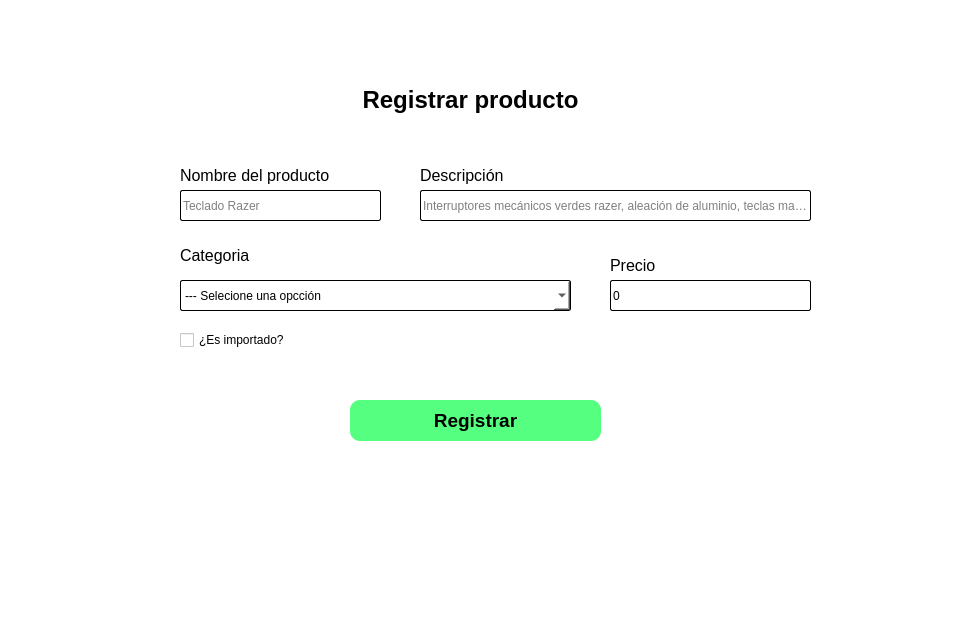
<?xml version="1.0" encoding="UTF-8"?>
<ui version="4.0">
 <class>Dialog</class>
 <widget class="QDialog" name="Dialog">
  <property name="windowModality">
   <enum>Qt::WindowModality::ApplicationModal</enum>
  </property>
  <property name="geometry">
   <rect>
    <x>0</x>
    <y>0</y>
    <width>962</width>
    <height>620</height>
   </rect>
  </property>
  <property name="windowTitle">
   <string>Registrar Producto</string>
  </property>
  <property name="windowIcon">
   <iconset>
    <normaloff>C:/Users/Adrian/Downloads/agregar-producto.png</normaloff>C:/Users/Adrian/Downloads/agregar-producto.png</iconset>
  </property>
  <property name="styleSheet">
   <string notr="true">background-color: rgb(255, 255, 255);</string>
  </property>
  <widget class="QLabel" name="label_4">
   <property name="geometry">
    <rect>
     <x>440</x>
     <y>20</y>
     <width>61</width>
     <height>61</height>
    </rect>
   </property>
   <property name="text">
    <string/>
   </property>
   <property name="pixmap">
    <pixmap>C:/Users/Adrian/Downloads/agregar-producto.png</pixmap>
   </property>
  </widget>
  <widget class="QLabel" name="label_5">
   <property name="geometry">
    <rect>
     <x>340</x>
     <y>80</y>
     <width>261</width>
     <height>41</height>
    </rect>
   </property>
   <property name="text">
    <string>&lt;!DOCTYPE HTML PUBLIC &quot;-//W3C//DTD HTML 4.0//EN&quot; &quot;http://www.w3.org/TR/REC-html40/strict.dtd&quot;&gt;
&lt;html&gt;&lt;head&gt;&lt;meta name=&quot;qrichtext&quot; content=&quot;1&quot; /&gt;&lt;meta charset=&quot;utf-8&quot; /&gt;&lt;style type=&quot;text/css&quot;&gt;
p, li { white-space: pre-wrap; }
hr { height: 1px; border-width: 0; }
li.unchecked::marker { content: &quot;\2610&quot;; }
li.checked::marker { content: &quot;\2612&quot;; }
&lt;/style&gt;&lt;/head&gt;&lt;body style=&quot; font-family:'Segoe UI'; font-size:9pt; font-weight:400; font-style:normal;&quot;&gt;
&lt;p align=&quot;center&quot; style=&quot; margin-top:0px; margin-bottom:0px; margin-left:0px; margin-right:0px; -qt-block-indent:0; text-indent:0px;&quot;&gt;&lt;span style=&quot; font-size:18pt; font-weight:700; color:#000000;&quot;&gt;Registrar producto&lt;/span&gt;&lt;/p&gt;&lt;/body&gt;&lt;/html&gt;</string>
   </property>
  </widget>
  <widget class="QLineEdit" name="txtProductoName">
   <property name="geometry">
    <rect>
     <x>180</x>
     <y>190</y>
     <width>201</width>
     <height>31</height>
    </rect>
   </property>
   <property name="font">
    <font>
     <bold>false</bold>
    </font>
   </property>
   <property name="cursor">
    <cursorShape>IBeamCursor</cursorShape>
   </property>
   <property name="toolTip">
    <string>&lt;html&gt;&lt;head/&gt;&lt;body&gt;&lt;p&gt;&lt;span style=&quot; color:#000000;&quot;&gt;Usuario&lt;/span&gt;&lt;/p&gt;&lt;/body&gt;&lt;/html&gt;</string>
   </property>
   <property name="layoutDirection">
    <enum>Qt::LayoutDirection::LeftToRight</enum>
   </property>
   <property name="styleSheet">
    <string notr="true">color: rgb(0, 0, 0);
border: none;
border: 1px solid #000000;;
border-radius: 2px;</string>
   </property>
   <property name="text">
    <string/>
   </property>
   <property name="placeholderText">
    <string>Teclado Razer</string>
   </property>
  </widget>
  <widget class="QLabel" name="label_2">
   <property name="geometry">
    <rect>
     <x>180</x>
     <y>160</y>
     <width>181</width>
     <height>31</height>
    </rect>
   </property>
   <property name="font">
    <font>
     <bold>true</bold>
    </font>
   </property>
   <property name="text">
    <string>&lt;!DOCTYPE HTML PUBLIC &quot;-//W3C//DTD HTML 4.0//EN&quot; &quot;http://www.w3.org/TR/REC-html40/strict.dtd&quot;&gt;
&lt;html&gt;&lt;head&gt;&lt;meta name=&quot;qrichtext&quot; content=&quot;1&quot; /&gt;&lt;meta charset=&quot;utf-8&quot; /&gt;&lt;style type=&quot;text/css&quot;&gt;
p, li { white-space: pre-wrap; }
hr { height: 1px; border-width: 0; }
li.unchecked::marker { content: &quot;\2610&quot;; }
li.checked::marker { content: &quot;\2612&quot;; }
&lt;/style&gt;&lt;/head&gt;&lt;body style=&quot; font-family:'Segoe UI'; font-size:9pt; font-weight:700; font-style:normal;&quot;&gt;
&lt;p style=&quot; margin-top:0px; margin-bottom:0px; margin-left:0px; margin-right:0px; -qt-block-indent:0; text-indent:0px;&quot;&gt;&lt;span style=&quot; font-size:12pt; font-weight:400; color:#000000;&quot;&gt;Nombre del producto&lt;/span&gt;&lt;/p&gt;&lt;/body&gt;&lt;/html&gt;</string>
   </property>
  </widget>
  <widget class="QLineEdit" name="txtProductDescription">
   <property name="geometry">
    <rect>
     <x>420</x>
     <y>190</y>
     <width>391</width>
     <height>31</height>
    </rect>
   </property>
   <property name="font">
    <font>
     <bold>false</bold>
    </font>
   </property>
   <property name="cursor">
    <cursorShape>IBeamCursor</cursorShape>
   </property>
   <property name="toolTip">
    <string>&lt;html&gt;&lt;head/&gt;&lt;body&gt;&lt;p&gt;&lt;span style=&quot; color:#000000;&quot;&gt;Usuario&lt;/span&gt;&lt;/p&gt;&lt;/body&gt;&lt;/html&gt;</string>
   </property>
   <property name="layoutDirection">
    <enum>Qt::LayoutDirection::LeftToRight</enum>
   </property>
   <property name="styleSheet">
    <string notr="true">color: rgb(0, 0, 0);
border: none;
border: 1px solid #000000;;
border-radius: 2px;</string>
   </property>
   <property name="text">
    <string/>
   </property>
   <property name="placeholderText">
    <string>Interruptores mecánicos verdes razer, aleación de aluminio, teclas macro.</string>
   </property>
  </widget>
  <widget class="QLabel" name="label_3">
   <property name="geometry">
    <rect>
     <x>420</x>
     <y>160</y>
     <width>181</width>
     <height>31</height>
    </rect>
   </property>
   <property name="font">
    <font>
     <bold>true</bold>
    </font>
   </property>
   <property name="text">
    <string>&lt;!DOCTYPE HTML PUBLIC &quot;-//W3C//DTD HTML 4.0//EN&quot; &quot;http://www.w3.org/TR/REC-html40/strict.dtd&quot;&gt;
&lt;html&gt;&lt;head&gt;&lt;meta name=&quot;qrichtext&quot; content=&quot;1&quot; /&gt;&lt;meta charset=&quot;utf-8&quot; /&gt;&lt;style type=&quot;text/css&quot;&gt;
p, li { white-space: pre-wrap; }
hr { height: 1px; border-width: 0; }
li.unchecked::marker { content: &quot;\2610&quot;; }
li.checked::marker { content: &quot;\2612&quot;; }
&lt;/style&gt;&lt;/head&gt;&lt;body style=&quot; font-family:'Segoe UI'; font-size:9pt; font-weight:700; font-style:normal;&quot;&gt;
&lt;p style=&quot; margin-top:0px; margin-bottom:0px; margin-left:0px; margin-right:0px; -qt-block-indent:0; text-indent:0px;&quot;&gt;&lt;span style=&quot; font-size:12pt; font-weight:400; color:#000000;&quot;&gt;Descripción&lt;/span&gt;&lt;/p&gt;&lt;/body&gt;&lt;/html&gt;</string>
   </property>
  </widget>
  <widget class="QLabel" name="label_6">
   <property name="geometry">
    <rect>
     <x>180</x>
     <y>240</y>
     <width>181</width>
     <height>31</height>
    </rect>
   </property>
   <property name="font">
    <font>
     <bold>true</bold>
    </font>
   </property>
   <property name="text">
    <string>&lt;!DOCTYPE HTML PUBLIC &quot;-//W3C//DTD HTML 4.0//EN&quot; &quot;http://www.w3.org/TR/REC-html40/strict.dtd&quot;&gt;
&lt;html&gt;&lt;head&gt;&lt;meta name=&quot;qrichtext&quot; content=&quot;1&quot; /&gt;&lt;meta charset=&quot;utf-8&quot; /&gt;&lt;style type=&quot;text/css&quot;&gt;
p, li { white-space: pre-wrap; }
hr { height: 1px; border-width: 0; }
li.unchecked::marker { content: &quot;\2610&quot;; }
li.checked::marker { content: &quot;\2612&quot;; }
&lt;/style&gt;&lt;/head&gt;&lt;body style=&quot; font-family:'Segoe UI'; font-size:9pt; font-weight:700; font-style:normal;&quot;&gt;
&lt;p style=&quot; margin-top:0px; margin-bottom:0px; margin-left:0px; margin-right:0px; -qt-block-indent:0; text-indent:0px;&quot;&gt;&lt;span style=&quot; font-size:12pt; font-weight:400; color:#000000;&quot;&gt;Categoria&lt;/span&gt;&lt;/p&gt;&lt;/body&gt;&lt;/html&gt;</string>
   </property>
  </widget>
  <widget class="QComboBox" name="cbxProductCategory">
   <property name="geometry">
    <rect>
     <x>180</x>
     <y>280</y>
     <width>391</width>
     <height>31</height>
    </rect>
   </property>
   <property name="styleSheet">
    <string notr="true">color: rgb(0, 0, 0);
border: none;
border: 1px solid #000000;
border-radius:2px;</string>
   </property>
   <item>
    <property name="text">
     <string>--- Selecione una opcción</string>
    </property>
   </item>
   <item>
    <property name="text">
     <string>Electrónicos</string>
    </property>
   </item>
   <item>
    <property name="text">
     <string>Ropa</string>
    </property>
   </item>
   <item>
    <property name="text">
     <string>Alimentos</string>
    </property>
   </item>
  </widget>
  <widget class="QLineEdit" name="txtProductoPrice">
   <property name="geometry">
    <rect>
     <x>610</x>
     <y>280</y>
     <width>201</width>
     <height>31</height>
    </rect>
   </property>
   <property name="font">
    <font>
     <bold>false</bold>
    </font>
   </property>
   <property name="cursor">
    <cursorShape>IBeamCursor</cursorShape>
   </property>
   <property name="toolTip">
    <string>&lt;html&gt;&lt;head/&gt;&lt;body&gt;&lt;p&gt;&lt;span style=&quot; color:#000000;&quot;&gt;Usuario&lt;/span&gt;&lt;/p&gt;&lt;/body&gt;&lt;/html&gt;</string>
   </property>
   <property name="layoutDirection">
    <enum>Qt::LayoutDirection::LeftToRight</enum>
   </property>
   <property name="styleSheet">
    <string notr="true">color: rgb(0, 0, 0);
border: none;
border: 1px solid #000000;;
border-radius: 2px;</string>
   </property>
   <property name="text">
    <string>0</string>
   </property>
   <property name="placeholderText">
    <string/>
   </property>
  </widget>
  <widget class="QLabel" name="label_7">
   <property name="geometry">
    <rect>
     <x>610</x>
     <y>250</y>
     <width>181</width>
     <height>31</height>
    </rect>
   </property>
   <property name="font">
    <font>
     <bold>true</bold>
    </font>
   </property>
   <property name="text">
    <string>&lt;!DOCTYPE HTML PUBLIC &quot;-//W3C//DTD HTML 4.0//EN&quot; &quot;http://www.w3.org/TR/REC-html40/strict.dtd&quot;&gt;
&lt;html&gt;&lt;head&gt;&lt;meta name=&quot;qrichtext&quot; content=&quot;1&quot; /&gt;&lt;meta charset=&quot;utf-8&quot; /&gt;&lt;style type=&quot;text/css&quot;&gt;
p, li { white-space: pre-wrap; }
hr { height: 1px; border-width: 0; }
li.unchecked::marker { content: &quot;\2610&quot;; }
li.checked::marker { content: &quot;\2612&quot;; }
&lt;/style&gt;&lt;/head&gt;&lt;body style=&quot; font-family:'Segoe UI'; font-size:9pt; font-weight:700; font-style:normal;&quot;&gt;
&lt;p style=&quot; margin-top:0px; margin-bottom:0px; margin-left:0px; margin-right:0px; -qt-block-indent:0; text-indent:0px;&quot;&gt;&lt;span style=&quot; font-size:12pt; font-weight:400; color:#000000;&quot;&gt;Precio&lt;/span&gt;&lt;/p&gt;&lt;/body&gt;&lt;/html&gt;</string>
   </property>
  </widget>
  <widget class="QCheckBox" name="chkIsImported">
   <property name="geometry">
    <rect>
     <x>180</x>
     <y>330</y>
     <width>121</width>
     <height>20</height>
    </rect>
   </property>
   <property name="text">
    <string>¿Es importado?</string>
   </property>
  </widget>
  <widget class="QPushButton" name="btnSaveProduct">
   <property name="geometry">
    <rect>
     <x>350</x>
     <y>400</y>
     <width>251</width>
     <height>41</height>
    </rect>
   </property>
   <property name="font">
    <font>
     <pointsize>14</pointsize>
     <bold>true</bold>
    </font>
   </property>
   <property name="cursor">
    <cursorShape>PointingHandCursor</cursorShape>
   </property>
   <property name="styleSheet">
    <string notr="true">background-color: rgb(85, 255, 127);
color: rgb(0, 0, 0);
border-radius: 10px;
border: none;</string>
   </property>
   <property name="text">
    <string>Registrar</string>
   </property>
  </widget>
  <widget class="QLabel" name="errProductoName">
   <property name="geometry">
    <rect>
     <x>180</x>
     <y>220</y>
     <width>201</width>
     <height>16</height>
    </rect>
   </property>
   <property name="text">
    <string>&lt;html&gt;&lt;head/&gt;&lt;body&gt;&lt;p&gt;&lt;br/&gt;&lt;/p&gt;&lt;/body&gt;&lt;/html&gt;</string>
   </property>
  </widget>
  <widget class="QLabel" name="errProductDescription">
   <property name="geometry">
    <rect>
     <x>420</x>
     <y>220</y>
     <width>201</width>
     <height>16</height>
    </rect>
   </property>
   <property name="text">
    <string>&lt;html&gt;&lt;head/&gt;&lt;body&gt;&lt;p&gt;&lt;br/&gt;&lt;/p&gt;&lt;/body&gt;&lt;/html&gt;</string>
   </property>
  </widget>
  <widget class="QLabel" name="errProductCategory">
   <property name="geometry">
    <rect>
     <x>180</x>
     <y>310</y>
     <width>201</width>
     <height>16</height>
    </rect>
   </property>
   <property name="text">
    <string>&lt;html&gt;&lt;head/&gt;&lt;body&gt;&lt;p&gt;&lt;br/&gt;&lt;/p&gt;&lt;/body&gt;&lt;/html&gt;</string>
   </property>
  </widget>
  <widget class="QLabel" name="errProductoPrice">
   <property name="geometry">
    <rect>
     <x>610</x>
     <y>310</y>
     <width>201</width>
     <height>16</height>
    </rect>
   </property>
   <property name="text">
    <string>&lt;html&gt;&lt;head/&gt;&lt;body&gt;&lt;p&gt;&lt;br/&gt;&lt;/p&gt;&lt;/body&gt;&lt;/html&gt;</string>
   </property>
  </widget>
  <zorder>label_4</zorder>
  <zorder>label_5</zorder>
  <zorder>label_2</zorder>
  <zorder>label_3</zorder>
  <zorder>label_6</zorder>
  <zorder>label_7</zorder>
  <zorder>chkIsImported</zorder>
  <zorder>btnSaveProduct</zorder>
  <zorder>errProductoName</zorder>
  <zorder>errProductDescription</zorder>
  <zorder>txtProductoName</zorder>
  <zorder>txtProductDescription</zorder>
  <zorder>errProductCategory</zorder>
  <zorder>cbxProductCategory</zorder>
  <zorder>errProductoPrice</zorder>
  <zorder>txtProductoPrice</zorder>
 </widget>
 <resources/>
 <connections/>
</ui>
